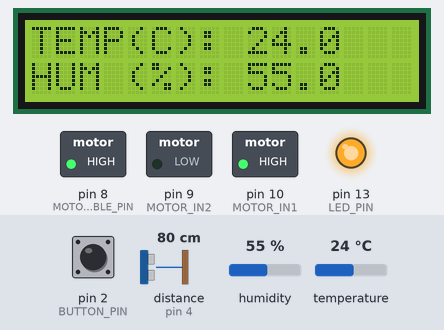
Bench run of a sketch on a simulated Arduino Uno, built with avr-gcc and run on an emulated ATmega328P. On the bench: 16×2 character LCD, switched loads named in the sketch (green lamp = pin HIGH), output pins drawn as LEDs (lit = HIGH). Wiring (inferred from the names in the program): ultrasonic range finder: trigger pin 5; echo pin 4. Inputs (shaded band) come from the test bench; at power-on: temperature 24 °C, distance to the obstacle (sensor on pin 4) 80 cm, humidity 55 %, pin 2 (BUTTON_PIN) HIGH. The echo pulse lasts 58.3 µs per cm; pins used as bus, display or sensor lines are not drawn.

Above: at 1.2 s.
1.3 s: temperature set to 22 °C
At 4.2 s:
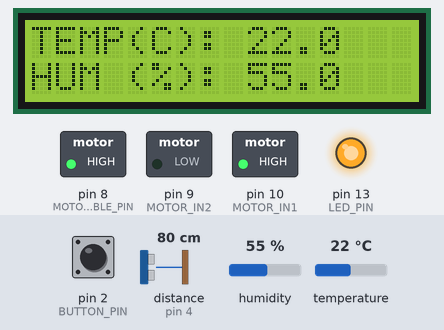
4.5 s: temperature set to 19 °C
At 7.4 s:
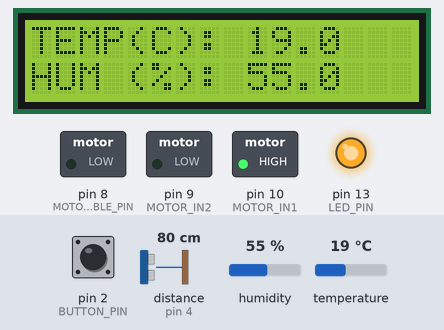
8.5 s: distance to the obstacle (sensor on pin 4) set to 12 cm
10.0 s: distance to the obstacle (sensor on pin 4) set to 9 cm
At 10.9 s:
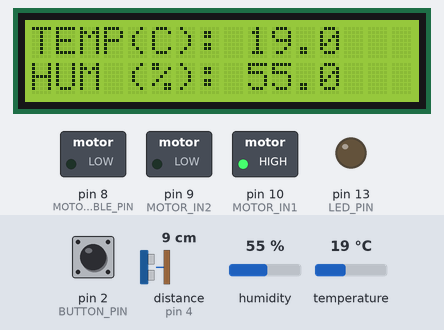
11.5 s: temperature set to 28 °C
At 14.2 s:
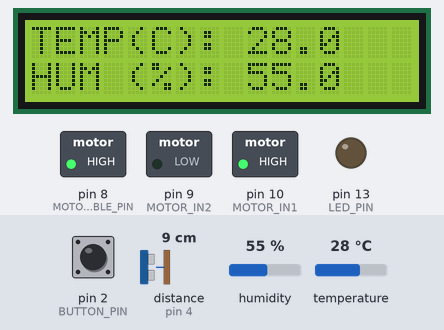
14.5 s: humidity set to 22 %
At 17.4 s:
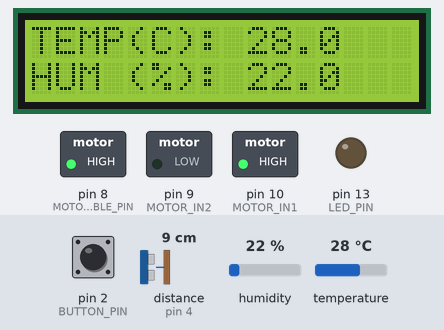
Timing chart, 0 to 18.9 s (numbered marks = the images above; inputs shaded):
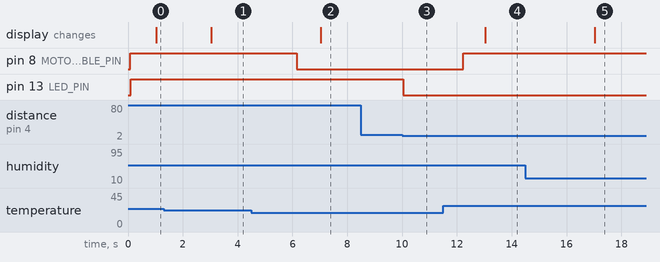

The sketch:

smart_refrigerator.ino
```cpp
#include <Wire.h>
#include <LiquidCrystal_I2C.h>
#include <DHT.h>

// Define DHT sensor settings
#define DHTPIN A1         // DHT sensor connected to analog pin A1
#define DHTTYPE DHT11     // Using DHT11 sensor

// Define pin connections
#define BUZZER_PIN 7      // Buzzer connected to digital pin 7
#define BUTTON_PIN 2      // Push button connected to digital pin 2

// Motor control pins
#define MOTOR_ENABLE_PIN 8  // PWM pin to control motor speed
#define MOTOR_IN1 10        // Motor direction pin 1
#define MOTOR_IN2 9         // Motor direction pin 2

// HC-SR04 Ultrasonic sensor pins
#define TRIG_PIN 5         // Trigger pin
#define ECHO_PIN 4         // Echo pin

// On-board LED pin
#define LED_PIN 13         // LED connected to digital pin 13

// Initialize DHT sensor and LCD
DHT dht(DHTPIN, DHTTYPE);
LiquidCrystal_I2C lcd(0x27, 16, 2); // LCD at I2C address 0x27, 16 columns x 2 rows

// Timing variables for LCD update
unsigned long previousDisplayTime = 0;           // Last time LCD was updated
const unsigned long displayInterval = 1000;      // Update interval for LCD (1 second)

// Timing variables for buzzer toggle
unsigned long buzzerToggleTime = 0;              // Last time buzzer toggled
const unsigned long buzzerInterval = 300;        // Interval for buzzer toggle (300 ms)
bool buzzerState = false;                        // Current state of buzzer

// Button press management
unsigned long buttonPressedTime = 0;             // Last time button was pressed
bool buttonCooldown = false;                     // Prevent repeated button presses within 10 seconds

// Distance measurement timing
unsigned long previousDistanceTime = 0;          // Last time distance was measured
const unsigned long distanceInterval = 70;       // Distance check interval (70 ms)

// Distance and LED timer variables
float distanceCm = 0;                            // Measured distance in centimeters
unsigned long ledOnStartTime = 0;                // Time when LED first turned on
bool ledOnContinuously = false;                  // Flag for LED being on continuously for 15 seconds

void setup() {
  // Setup pin modes
  pinMode(BUZZER_PIN, OUTPUT);
  pinMode(BUTTON_PIN, INPUT_PULLUP);

  pinMode(MOTOR_ENABLE_PIN, OUTPUT);
  pinMode(MOTOR_IN1, OUTPUT);
  pinMode(MOTOR_IN2, OUTPUT);

  // Set motor direction (IN1 high, IN2 low => forward)
  digitalWrite(MOTOR_IN1, HIGH);
  digitalWrite(MOTOR_IN2, LOW);

  pinMode(TRIG_PIN, OUTPUT);
  pinMode(ECHO_PIN, INPUT);

  pinMode(LED_PIN, OUTPUT);

  // Initialize LCD and DHT sensor
  lcd.init();
  lcd.backlight();
  dht.begin();
}

void loop() {
  unsigned long currentTime = millis(); // Get current time

  // Handle button press to disable buzzer temporarily
  if (digitalRead(BUTTON_PIN) == LOW && !buttonCooldown) {
    buttonCooldown = true;
    buttonPressedTime = currentTime;
    noTone(BUZZER_PIN); // Turn off buzzer immediately when button pressed
  }

  // Reset button cooldown after 10 seconds
  if (buttonCooldown && (currentTime - buttonPressedTime >= 10000)) {
    buttonCooldown = false;
  }

  // Measure distance at intervals
  if (currentTime - previousDistanceTime >= distanceInterval) {
    previousDistanceTime = currentTime;
    long duration = measureDistance();        // Get echo time
    distanceCm = duration / 58.0;             // Convert to centimeters

    // Handle out-of-range or invalid values
    if (distanceCm == 0 || distanceCm > 400) {
      distanceCm = 0;
    }
  }

  // Control LED based on measured distance
  if (distanceCm > 10) {
    digitalWrite(LED_PIN, HIGH);

    // Start or continue LED-on timer
    if (!ledOnContinuously) {
      if (ledOnStartTime == 0) {
        ledOnStartTime = currentTime;  // Start timing
      } else if (currentTime - ledOnStartTime >= 15000) {
        ledOnContinuously = true;      // Set flag after 15 seconds
      }
    }
  } else {
    digitalWrite(LED_PIN, LOW);
    ledOnStartTime = 0;                // Reset timer and flag
    ledOnContinuously = false;
  }

  // Read temperature and humidity from DHT11
  float temp = dht.readTemperature();
  float hum = dht.readHumidity();

  // Update LCD display every 1 second
  if (currentTime - previousDisplayTime >= displayInterval) {
    previousDisplayTime = currentTime;

    lcd.setCursor(0, 0);
    lcd.print("TEMP(C): ");
    if (isnan(temp)) {
      lcd.print("Error ");
    } else {
      lcd.print(temp, 1); // Show 1 decimal place
      lcd.print("   ");
    }

    lcd.setCursor(0, 1);
    lcd.print("HUM (%): ");
    if (isnan(hum)) {
      lcd.print("Error ");
    } else {
      lcd.print(hum, 1);  // Show 1 decimal place
      lcd.print("   ");
    }
  }

  // Control motor speed based on temperature
  if (temp <= 20.0) {
    setMotorSpeed(0);        // Stop motor if temperature is too low
  } else {
    setMotorSpeed(255);      // Run motor at full speed otherwise
  }

  // Activate buzzer in 300ms pulses if LED was on for 15 seconds and button was not pressed
  if (ledOnContinuously && !buttonCooldown) {
    if (currentTime - buzzerToggleTime >= buzzerInterval) {
      buzzerToggleTime = currentTime;
      buzzerState = !buzzerState;

      if (buzzerState) {
        tone(BUZZER_PIN, 1000); // Turn buzzer on (1kHz)
      } else {
        noTone(BUZZER_PIN);     // Turn buzzer off
      }
    }
  } else {
    noTone(BUZZER_PIN);         // Ensure buzzer is off
  }
}

// Function to measure distance using ultrasonic sensor (HC-SR04)
long measureDistance() {
  digitalWrite(TRIG_PIN, LOW);
  delayMicroseconds(2);
  digitalWrite(TRIG_PIN, HIGH);     // Send 10us HIGH pulse to trigger
  delayMicroseconds(10);
  digitalWrite(TRIG_PIN, LOW);

  // Read duration of pulse from echo pin (timeout after 30ms)
  long duration = pulseIn(ECHO_PIN, HIGH, 30000);
  return duration;
}

// Function to set motor speed using PWM (value from 0 to 255)
void setMotorSpeed(int speed) {
  analogWrite(MOTOR_ENABLE_PIN, speed);
}
```

Measured:
- the behaviour switches between 21 and 20 °C on temperature (found by bisection; images 1 and 2)
- the behaviour switches between 11 and 10 cm on distance to the obstacle (sensor on pin 4) (found by bisection; images 2 and 3)
- after the input at 1.3 s, the display: changes after 1.7 s (image 1)
- after the input at 4.5 s, pin 8 (MOTOR_ENABLE_PIN): HIGH → LOW after 1.7 s; the display: changes after 2.5 s (image 2)
- after the input at 8.5 s, every drawn part: stays the same
- after the input at 10.0 s, pin 13 (LED_PIN): HIGH → LOW at once
- after the input at 11.5 s, pin 8 (MOTOR_ENABLE_PIN): LOW → HIGH after 0.73 s; the display: changes after 1.5 s (image 4)
- after the input at 14.5 s, the display: changes after 2.5 s (image 5)
